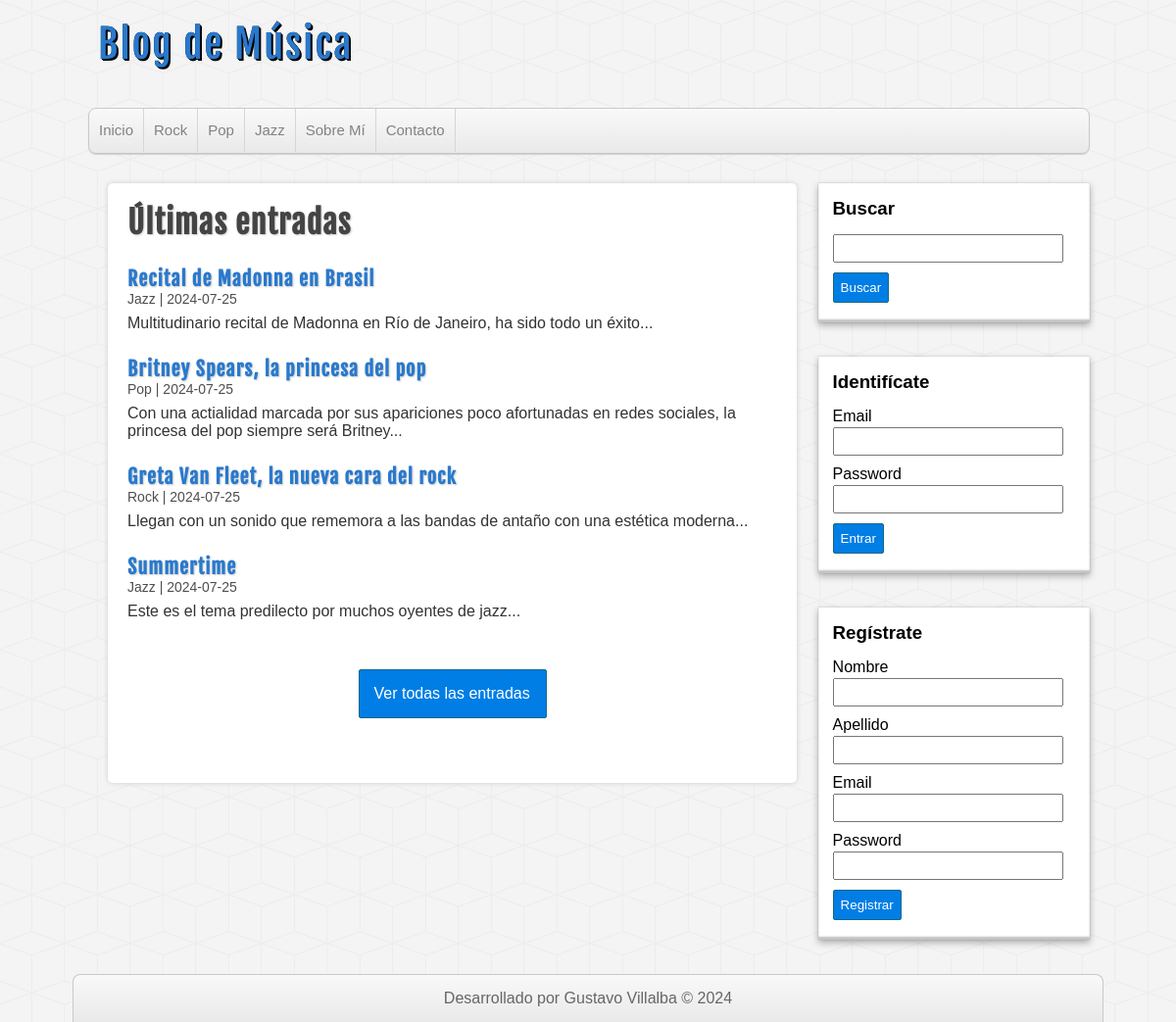
The page / on the database its author committed.
### tables this page shows
CREATE TABLE categorias (
    id int(255) auto_increment not null,
    nombre varchar(100) not null,
    CONSTRAINT pk_categorias PRIMARY KEY(id)
);

CREATE TABLE entradas (
    id int(255) auto_increment not null,
    usuario_id int(255) not null,
    categoria_id int(255) not null,
    titulo varchar(255) not null,
    descripcion MEDIUMTEXT,
    fecha date not null,
    CONSTRAINT pk_usuarios PRIMARY KEY(id),
    CONSTRAINT fk_entradas_usuarios FOREIGN KEY(usuario_id) REFERENCES usuarios(id),
    CONSTRAINT fk_entradas_categorias FOREIGN KEY(categoria_id) REFERENCES categorias(id)
);

### includes/helpers.php (called while the page is built, shortened)
<?php
function getCategories($db){
    $sql = "SELECT * FROM categorias ORDER BY id";
    $categorias = mysqli_query($db, $sql);
    $result = array();
    if($categorias && mysqli_num_rows($categorias)>=1){
        $result = $categorias;
    }
    return $result;
}
function getEntries($db, $limit = null, $categoria = null, $busqueda = null){
    if($limit){
        $sql = "SELECT e.*, c.nombre AS categoria FROM entradas e INNER JOIN categorias c ON e.categoria_id = c.id ORDER BY e.id DESC LIMIT 4";
    }elseif(!empty($categoria)){
        $sql = "SELECT e.*, c.nombre AS categoria FROM entradas e INNER JOIN categorias c ON e.categoria_id = c.id WHERE e.categoria_id=$categoria ORDER BY e.id DESC";
    }elseif(!empty($busqueda)){
        $sql = "SELECT e.*, c.nombre AS categoria FROM entradas e INNER JOIN categorias c ON e.categoria_id = c.id WHERE e.titulo LIKE '%$busqueda%'";
    }else{
        $sql = "SELECT e.*, c.nombre AS categoria FROM entradas e INNER JOIN categorias c ON e.categoria_id = c.id ORDER BY e.id DESC";
    }
    $entradas = mysqli_query($db, $sql);
    $result = array();
    if($entradas && mysqli_num_rows($entradas)>=1){
        $result = $entradas;
    }
    return $result;
}
?>

### index.php (the view, shortened to what this page needs)
<?php require_once "includes/header.php";?>
<?php require_once "includes/lateral.php";?>
<div id="principal">
    <h1>Últimas entradas</h1>
    <?php
        $entradas= getEntries($db, true);
        if(!empty($entradas)):
            while ($entrada = mysqli_fetch_assoc($entradas)):
    ?>
        <article class="entry">
            <a href="entrada.php?id=<?=$entrada['id']?>">
                <h2><?=$entrada['titulo']?></h2>
                <span class="date"><?=$entrada['categoria']." | ".$entrada['fecha']?></span>
                <p><?=substr($entrada['descripcion'], 0, 200)?>...</p>
            </a>
        </article>
    <?php
            endwhile;
        endif;
    ?>
    <div id="ver-todas">
        <a href="verTodasEntradas.php">Ver todas las entradas</a>
    </div>
</div>
<?php require_once "includes/footer.php";?>

### includes/header.php (shortened to what this page needs)
<?php require_once "GestorBD.php";?>
<?php include_once "includes/helpers.php"; ?>
<html lang="es">
    <head>
        <link rel="stylesheet" href="assets/css/style.css">
    </head>
    <body>
        <header id="header">
            <div id="logo">
                <a href="index.php">
                    Blog de Música
                </a>
            </div>
            <nav id="nav">
                <ul>
                    <li>
                        <a href="index.php">Inicio</a>
                    </li>
                    <?php
                        $categorias = getCategories($db);
                        if(!empty($categorias)):
                            while ($categoria = mysqli_fetch_assoc($categorias)):
                    ?>
                        <li>
                            <a href="categorie.php?id=<?=$categoria['id']?>"><?=$categoria['nombre']?></a>
                        </li>
                    <?php
                            endwhile;
                        endif;
                    ?>
                    <li>
                        <a href="index.php">Sobre Mí</a>
                    </li>
                    <li>
                        <a href="index.php">Contacto</a>
                    </li>
                </ul>
            </nav>
        </header>
        <div id="pincipal-container">

### includes/lateral.php (shortened to what this page needs)
<?php require_once "GestorBD.php";?>
<?php include_once "includes/helpers.php"; ?>
<aside id="sidebar">
    <div id="buscador" class="block-aside">
        <h3>Buscar</h3>
        <form action="buscar.php" method="POST">
            <input type="text" name="busqueda">
            <input type="submit" value="Buscar">
        </form>
    </div>
    <?php if(!isset($_SESSION['user'])):?>
        <div id="login" class="block-aside">
            <h3>Identifícate</h3>
            <form action="login.php" method="POST">
                <label for="email-login">Email</label>
                <input type="email" name="email-login">
                <label for="password-login">Password</label>
                <input type="password" name="password-login">
                <input type="submit" value="Entrar">
            </form>
        </div>
        <div id="register" class="block-aside">
            <h3>Regístrate</h3>
            <form action="register.php" method="POST">
                <label for="name">Nombre</label>
                <input type="text" name="name">
                <label for="lastname">Apellido</label>
                <input type="text" name="lastname">
                <label for="email">Email</label>
                <input type="email" name="email">
                <label for="password">Password</label>
                <input type="password" name="password">
                <input type="submit" name="submit" value="Registrar">
            </form>
        </div>
    <?php endif; ?>
</aside>

### includes/footer.php
</div>
<footer id="footer">
    <p>Desarrollado por Gustavo Villalba &copy; 2024</p>
</footer>
</body>
</html>

### assets/css/style.css (style rules this page uses)
* { margin: 0px; padding: 0px; font-family: sans-serif, Helvetica, Arial; text-decoration: none; }
body { background: url(../img/cubes.png) #F4F4F4; }
.date { color: #4e4e4e; margin-top: 5px; font-size: 14px; }
#header { width: 85%; height: auto; background: transparent; margin: 0px auto; }
#logo { float:left; width: 540px; height: 110px; }
#logo a { font-family: "fajala", Helvetica; font-size: 40px; letter-spacing: 2px; color: #2979CD; text-shadow: 0px 0px 0px black, 1px 1px 0px black, 2px 2px 0px black; transition: all 500ms; line-height: 90px; margin-left: 10px; }
#nav { clear: both; width: 100%; height: 45px; background: linear-gradient(to bottom, #f9f9f9 0px, #e9e9e9 100%); border: 1px solid #C9C9C9; border-radius: 8px; box-shadow: 0px 1px 1px #ccc; overflow: hidden; }
#nav ul { list-style: none; }
#nav ul li { float: left; line-height: 44px; border-right: 1px solid #D6D6D6; }
#nav ul li a { display: block; padding-left: 10px; padding-right: 10px; font-size: 15px; color: #838282; }
#pincipal-container { width: 85%; height: auto; margin: 0px auto; margin-top: 30px; margin-bottom: 30px; }
#sidebar { float:right; width: 27%; height: auto; }
.block-aside { display:block; width: 90%; margin: 0px auto; margin-bottom: 35px; background: white; padding: 15px; box-shadow: 0px 0px 1px rgba(0,0,0,0.3), 0px 3px 7px rgba(0,0,0,0.3), 0px 0px 1px #FFFFFF inset, 0px -3px 2px rgba(0,0,0,0.25) inset; }
.block-aside h3 { margin-bottom: 15px; }
label, input[type="text"], input[type="email"], input[type="password"] { display: block; width: 95%; margin-top:2px; margin-bottom: 2px; }
input[type="text"], input[type="email"], input[type="password"] { padding: 5px; margin-bottom: 10px; }
input[type="button"], input[type="submit"], .boton { margin-top: 5px; margin-bottom: 5px; display: block; border-radius: 2px; color:white; background: #007ee5; border: 1px solid #156785; cursor:pointer; padding: 7px; }
#principal { float: left; width: 65%; min-height: 572px; background:white; border-radius: 5px; box-shadow: 0px 0px 5px #ccc; margin-left: 20px; padding: 20px; overflow: hidden; }
#principal a { color: #333; }
#principal h1 { font-size: 32px; color: #444; letter-spacing: 1px; text-shadow: 1px 1px 2px #ccc; font-family: "fajala"; }
#principal h2 { font-size: 20px; color: #2979CD; text-shadow: 1px 1px 2px #ccc; letter-spacing: 1px; font-family: "fajala"; margin-top: 25px; }
#principal p { margin-top: 8px; }
#ver-todas a { display: block; border-radius: 2px; padding: 15px; color:white; background: #007ee5; border: 1px solid #156785; cursor:pointer; width: 160px; margin: 0px auto; margin-top:50px; }
#footer { clear:both; width: 85%; margin: 0px auto; background: linear-gradient(to bottom, #f9f9f9 0px, #e9e9e9 100%); border: 1px solid #c9c9c9; border-bottom: none; border-radius: 8px 8px 0px 0px; color: #666; height: auto; padding: 15px; text-align: center; }

### rows shown on the page
categorias: nombre "Rock"
categorias: nombre "Pop"
categorias: nombre "Jazz"
entradas: titulo "Recital de Madonna en Brasil", categoria.nombre "Jazz", fecha "2024-07-25", descripcion "Multitudinario recital de Madonna en Río de Janeiro, ha sido todo un éxito"
entradas: titulo "Britney Spears, la princesa del pop", categoria.nombre "Pop", fecha "2024-07-25", descripcion "Con una actialidad marcada por sus apariciones poco afortunadas en redes sociales, la princesa del pop siempre será Britney"
entradas: titulo "Greta Van Fleet, la nueva cara del rock", categoria.nombre "Rock", fecha "2024-07-25", descripcion "Llegan con un sonido que rememora a las bandas de antaño con una estética moderna"
entradas: titulo "Summertime", categoria.nombre "Jazz", fecha "2024-07-25", descripcion "Este es el tema predilecto por muchos oyentes de jazz"
